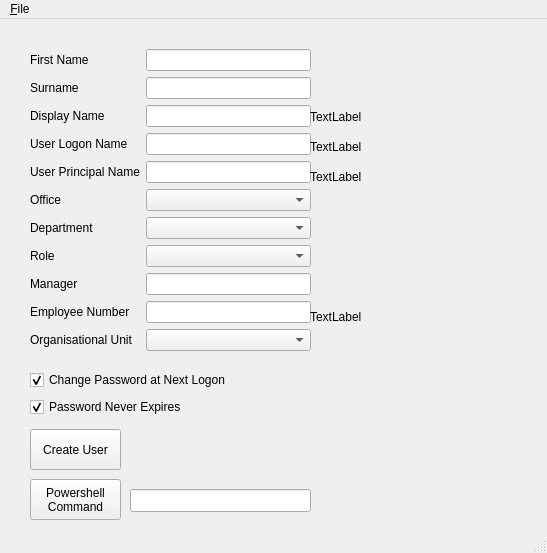
<?xml version="1.0" encoding="UTF-8"?>
<ui version="4.0">
 <class>userCreationUIWindow</class>
 <widget class="QMainWindow" name="userCreationUIWindow">
  <property name="geometry">
   <rect>
    <x>0</x>
    <y>0</y>
    <width>547</width>
    <height>553</height>
   </rect>
  </property>
  <property name="windowTitle">
   <string>MainWindow</string>
  </property>
  <property name="toolTipDuration">
   <number>-7</number>
  </property>
  <widget class="QWidget" name="centralwidget">
   <widget class="QWidget" name="formLayoutWidget">
    <property name="geometry">
     <rect>
      <x>30</x>
      <y>30</y>
      <width>281</width>
      <height>321</height>
     </rect>
    </property>
    <layout class="QFormLayout" name="formLayout">
     <item row="0" column="0">
      <widget class="QLabel" name="firstNameLabel">
       <property name="text">
        <string>First Name</string>
       </property>
      </widget>
     </item>
     <item row="0" column="1">
      <widget class="QLineEdit" name="firstNameLineEdit"/>
     </item>
     <item row="1" column="0">
      <widget class="QLabel" name="surnameLabel">
       <property name="text">
        <string>Surname</string>
       </property>
      </widget>
     </item>
     <item row="1" column="1">
      <widget class="QLineEdit" name="surnameLineEdit"/>
     </item>
     <item row="2" column="0">
      <widget class="QLabel" name="displayNameLabel">
       <property name="text">
        <string>Display Name</string>
       </property>
      </widget>
     </item>
     <item row="2" column="1">
      <widget class="QLineEdit" name="displayNameLineEdit"/>
     </item>
     <item row="3" column="0">
      <widget class="QLabel" name="logonNameLabel">
       <property name="text">
        <string>User Logon Name</string>
       </property>
      </widget>
     </item>
     <item row="3" column="1">
      <widget class="QLineEdit" name="logonNameLineEdit"/>
     </item>
     <item row="4" column="0">
      <widget class="QLabel" name="principalNameLabel">
       <property name="text">
        <string>User Principal Name</string>
       </property>
      </widget>
     </item>
     <item row="4" column="1">
      <widget class="QLineEdit" name="principalNameLineEdit"/>
     </item>
     <item row="5" column="0">
      <widget class="QLabel" name="officeLabel">
       <property name="text">
        <string>Office</string>
       </property>
      </widget>
     </item>
     <item row="5" column="1">
      <widget class="QComboBox" name="officeComboBox">
       <property name="currentText">
        <string/>
       </property>
       <property name="placeholderText">
        <string/>
       </property>
       <property name="duplicatesEnabled">
        <bool>false</bool>
       </property>
      </widget>
     </item>
     <item row="6" column="0">
      <widget class="QLabel" name="departmentLabel">
       <property name="text">
        <string>Department</string>
       </property>
      </widget>
     </item>
     <item row="6" column="1">
      <widget class="QComboBox" name="departmentComboBox"/>
     </item>
     <item row="7" column="0">
      <widget class="QLabel" name="roleLabel">
       <property name="text">
        <string>Role</string>
       </property>
      </widget>
     </item>
     <item row="7" column="1">
      <widget class="QComboBox" name="roleComboBox"/>
     </item>
     <item row="8" column="0">
      <widget class="QLabel" name="managerLabel">
       <property name="text">
        <string>Manager</string>
       </property>
      </widget>
     </item>
     <item row="8" column="1">
      <widget class="QLineEdit" name="managerLineEdit"/>
     </item>
     <item row="9" column="0">
      <widget class="QLabel" name="employeeNumberLabel">
       <property name="text">
        <string>Employee Number</string>
       </property>
       <property name="textFormat">
        <enum>Qt::AutoText</enum>
       </property>
      </widget>
     </item>
     <item row="9" column="1">
      <widget class="QLineEdit" name="employeeNumberLineEdit"/>
     </item>
     <item row="10" column="0">
      <widget class="QLabel" name="organisationalUnitLabel">
       <property name="text">
        <string>Organisational Unit</string>
       </property>
       <property name="textFormat">
        <enum>Qt::AutoText</enum>
       </property>
      </widget>
     </item>
     <item row="10" column="1">
      <widget class="QComboBox" name="organisationalUnitComboBox"/>
     </item>
    </layout>
   </widget>
   <widget class="QWidget" name="verticalLayoutWidget">
    <property name="geometry">
     <rect>
      <x>30</x>
      <y>350</y>
      <width>281</width>
      <height>51</height>
     </rect>
    </property>
    <layout class="QVBoxLayout" name="verticalLayout">
     <item>
      <widget class="QCheckBox" name="changePasswordCheckBox">
       <property name="text">
        <string>Change Password at Next Logon</string>
       </property>
       <property name="checked">
        <bool>true</bool>
       </property>
      </widget>
     </item>
     <item>
      <widget class="QCheckBox" name="passwordExpiresCheckBox">
       <property name="autoFillBackground">
        <bool>false</bool>
       </property>
       <property name="text">
        <string>Password Never Expires</string>
       </property>
       <property name="checked">
        <bool>true</bool>
       </property>
      </widget>
     </item>
    </layout>
   </widget>
   <widget class="QToolButton" name="powershellCommandToolButton">
    <property name="geometry">
     <rect>
      <x>30</x>
      <y>460</y>
      <width>91</width>
      <height>41</height>
     </rect>
    </property>
    <property name="text">
     <string>Powershell
Command</string>
    </property>
    <property name="autoRaise">
     <bool>false</bool>
    </property>
   </widget>
   <widget class="QToolButton" name="createUserToolButton">
    <property name="geometry">
     <rect>
      <x>30</x>
      <y>410</y>
      <width>91</width>
      <height>41</height>
     </rect>
    </property>
    <property name="text">
     <string>Create User</string>
    </property>
    <property name="autoRaise">
     <bool>false</bool>
    </property>
   </widget>
   <widget class="QLineEdit" name="powershellCommandLineEdit">
    <property name="enabled">
     <bool>true</bool>
    </property>
    <property name="geometry">
     <rect>
      <x>130</x>
      <y>470</y>
      <width>181</width>
      <height>23</height>
     </rect>
    </property>
    <property name="readOnly">
     <bool>true</bool>
    </property>
   </widget>
   <widget class="QLabel" name="availableDisplayNameLabel">
    <property name="geometry">
     <rect>
      <x>310</x>
      <y>90</y>
      <width>57</width>
      <height>15</height>
     </rect>
    </property>
    <property name="text">
     <string>TextLabel</string>
    </property>
   </widget>
   <widget class="QLabel" name="availableLogonLabel">
    <property name="geometry">
     <rect>
      <x>310</x>
      <y>120</y>
      <width>57</width>
      <height>15</height>
     </rect>
    </property>
    <property name="text">
     <string>TextLabel</string>
    </property>
   </widget>
   <widget class="QLabel" name="availablePrincipalNameLabel">
    <property name="geometry">
     <rect>
      <x>310</x>
      <y>150</y>
      <width>57</width>
      <height>15</height>
     </rect>
    </property>
    <property name="text">
     <string>TextLabel</string>
    </property>
   </widget>
   <widget class="QLabel" name="availableEmployeeNumberLabel">
    <property name="geometry">
     <rect>
      <x>310</x>
      <y>290</y>
      <width>57</width>
      <height>15</height>
     </rect>
    </property>
    <property name="text">
     <string>TextLabel</string>
    </property>
   </widget>
  </widget>
  <widget class="QMenuBar" name="menubar">
   <property name="geometry">
    <rect>
     <x>0</x>
     <y>0</y>
     <width>547</width>
     <height>20</height>
    </rect>
   </property>
   <widget class="QMenu" name="menuFile">
    <property name="title">
     <string>&amp;File</string>
    </property>
    <addaction name="actionExit"/>
   </widget>
   <addaction name="menuFile"/>
  </widget>
  <widget class="QStatusBar" name="statusbar"/>
  <action name="actionExit">
   <property name="enabled">
    <bool>true</bool>
   </property>
   <property name="text">
    <string>Exit</string>
   </property>
   <property name="toolTip">
    <string>Exit Program</string>
   </property>
  </action>
 </widget>
 <resources/>
 <connections/>
</ui>
